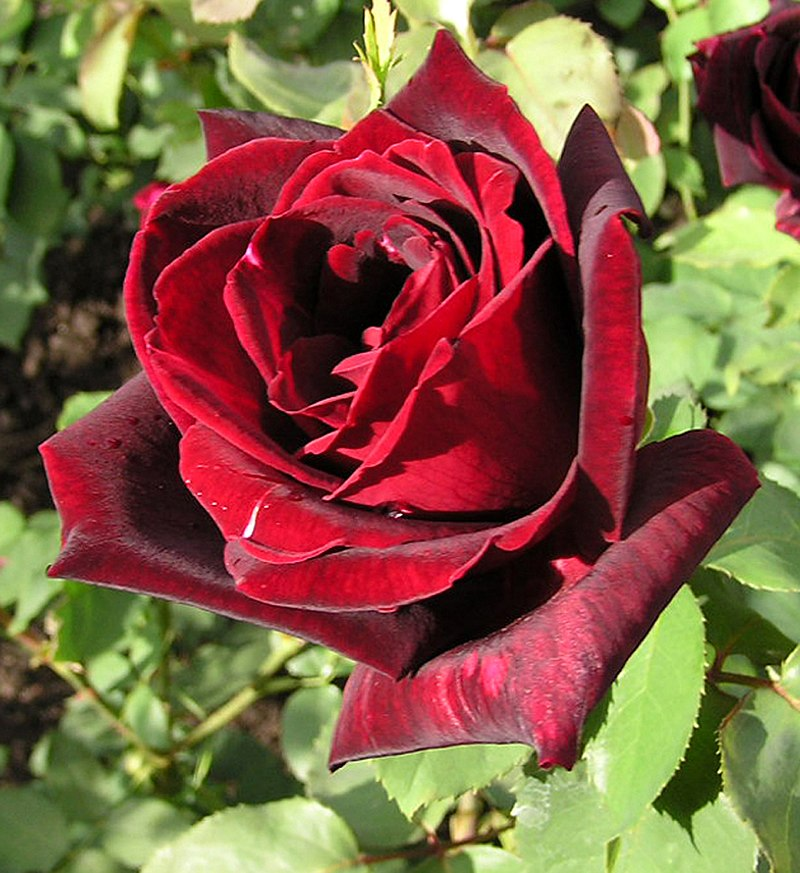
#> input picture 05_acp/rose.jpg, 800 x 873 px
$ jupyter execute tp-acp-image_live-coding.ipynb
#> lines starting #> are read from the running program, lines starting #| are printed output that depends on the picture
[cell 1]
from typing import Sequence

import cv2
import numpy as np
import matplotlib.pyplot as plt

from sklearn.decomposition import PCA

## Préparation générale des données

- (Déposer manuellement une des images récupérées par webscraping ou API dans le même dossier que le notebook ou travailler avec une image déjà présente.)
- Trouver la fonction d'OpenCV (cv2) permettant de charger une image, et l'utiliser pour charger l'image choisie. <br>
- A l'aide de la fonction cvtColor de cv2, convertir l'image vers l'espace COLOR_BGR2RGB.

[cell 2]
img = cv2.cvtColor(cv2.imread("rose.jpg"), cv2.COLOR_BGR2RGB)

- Afficher l'image à l'aide de plt.

[cell 3]
plt.imshow(img)
plt.show()

- Afficher la taille de l'image.

[cell 4]
img.shape
#> Out = (873, 800, 3)

- Séparer ("split") les 3 canaux de couleurs de l'image (bleu, vert, rouge).

[cell 5]
red, green, blue = cv2.split(img)
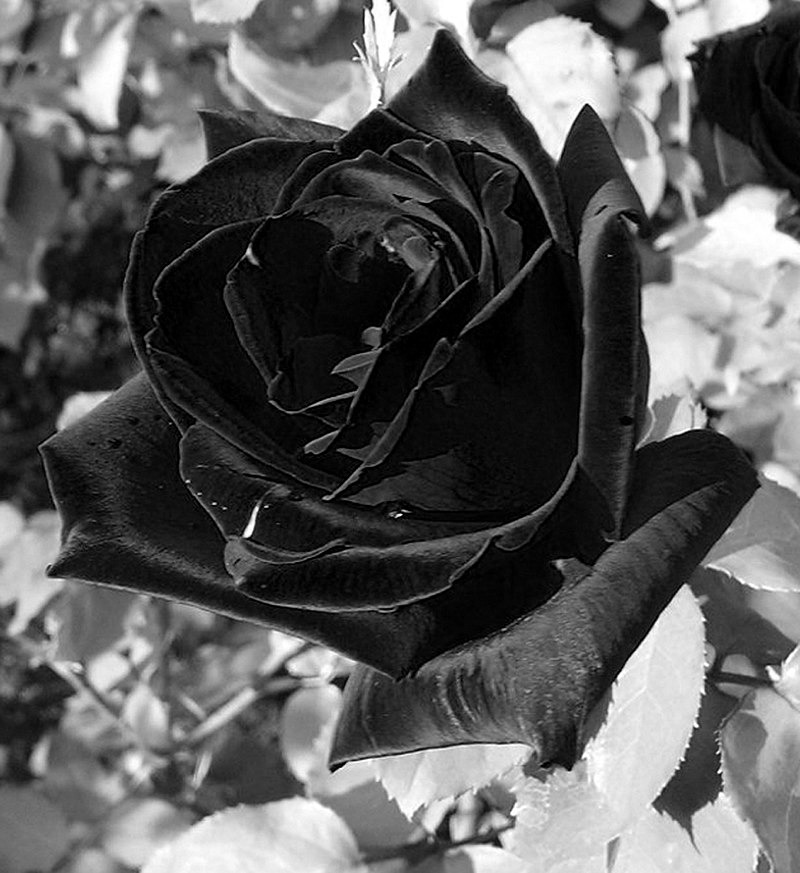
#> green: shape (873, 800); min 0, max 255, mean 90.7

- A l'aide de subplots (plt), afficher les images de chaque canal de couleur. Ajouter à chacune d'elle un titre indiquant la couleur correspondante.

[cell 6]
fig = plt.figure(figsize=(15, 5))
fig.add_subplot(131)
plt.title("Rouge")
plt.imshow(red)
fig.add_subplot(132)
plt.title("Vert")
plt.imshow(green)
fig.add_subplot(133)
plt.title("Bleu")
plt.imshow(blue)
plt.show()

## Préparation spécifique des données

- Afficher les valeurs numériques contenues dans un canal de couleurs. Trouver le minimum et le maximum de ces valeurs.

[cell 7]
print(red.max())
#| 255
print(red.min())
#| 0

- Normaliser les données.

[cell 8]
red_norm = red / 255
green_norm = green / 255
blue_norm = blue / 255

## Première ACP

- Préparer une constante comportant le nombre de composantes de l'ACP (200 pour le moment).

[cell 9]
n_components = 70

- Réaliser 3 ACP distinctes pour chaque canal de couleurs, en fittant sur les données normalisées et en transformant ces mêmes données.

[cell 10]
pca_r = PCA(n_components=n_components)
tr_r = pca_r.fit_transform(red_norm)
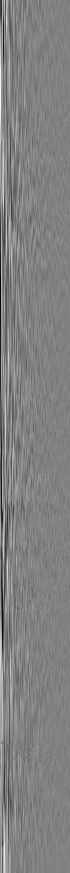
#> tr_r: shape (873, 70) float64; min -6.15, max 5.97, mean -5.21e-17; drawn with min black and max white

pca_g = PCA(n_components=n_components)
tr_g = pca_g.fit_transform(green_norm)

pca_b = PCA(n_components=n_components)
tr_b = pca_b.fit_transform(blue_norm)
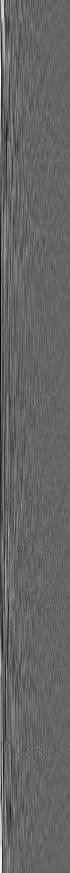
#> tr_b: shape (873, 70) float64; min -3.78, max 5.71, mean -6.43e-16; drawn with min black and max white

- Vérifier la taille des matrices ainsi obtenues et les comparer avec les tailles initiales.

[cell 11]
print(tr_b.shape)
#| (873, 70)

- Représenter les ratios de variance expliquée (inertie) en pourcentage. Représenter également le pourcentage cumulé.

[cell 12]
pca_r.explained_variance_ratio_

[cell 13]
def add_subplot(
    x: Sequence[int],
    fitted_pca: PCA,
    subplot_position: int,
    channel_name: str,
) -> None:

    explained_variances: Sequence[float] = 100 * fitted_pca.explained_variance_ratio_
    fig.add_subplot(subplot_position)
    plt.title(f"Canal {channel_name}")
    plt.ylabel("Pourcentage d'inertie")
    plt.xlabel("Rang de l'axe d'inertie")
    plt.bar(x, explained_variances)
    plt.plot(x, explained_variances.cumsum(), c="red", marker='o')

[cell 14]
x = list(range(1, n_components + 1))
fig = plt.figure(figsize = (15, 6))

add_subplot(
    x=x,
    fitted_pca=pca_r,
    subplot_position=131,
    channel_name="rouge",
)

add_subplot(
    x=x,
    fitted_pca=pca_g,
    subplot_position=132,
    channel_name="vert",
)

add_subplot(
    x=x,
    fitted_pca=pca_b,
    subplot_position=133,
    channel_name="bleu",
)

plt.show()
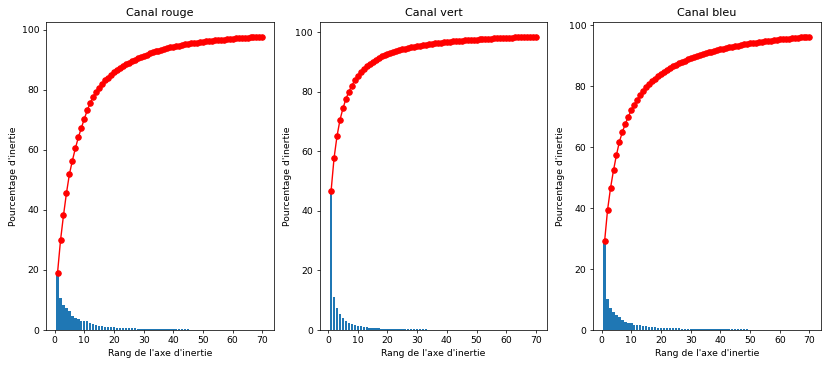
#> figure drawn by matplotlib, 3 panels; panel 1: tallest bar 19.07 high, from x = 0.6 to 1.4; panel 1: curve peaks at x = 70, y = 97.7; panel 2: tallest bar 46.62 high, from x = 0.6 to 1.4; panel 2: curve peaks at x = 70, y = 98.45

- Afficher le taux de variance totale expliquée par les n_components premières composantes de l'ACP pour chaque canal de couleur.

[cell 15]
print(sum(pca_r.explained_variance_ratio_))
print(sum(pca_g.explained_variance_ratio_))
print(sum(pca_b.explained_variance_ratio_))

### Reconstruction de l'image réduite

- Reconstruire les tableaux numpy des différents canaux à partir des transformées inverses des ACP. Afficher les tailles des objets obtenus.

[cell 16]
r_array = pca_r.inverse_transform(tr_r)
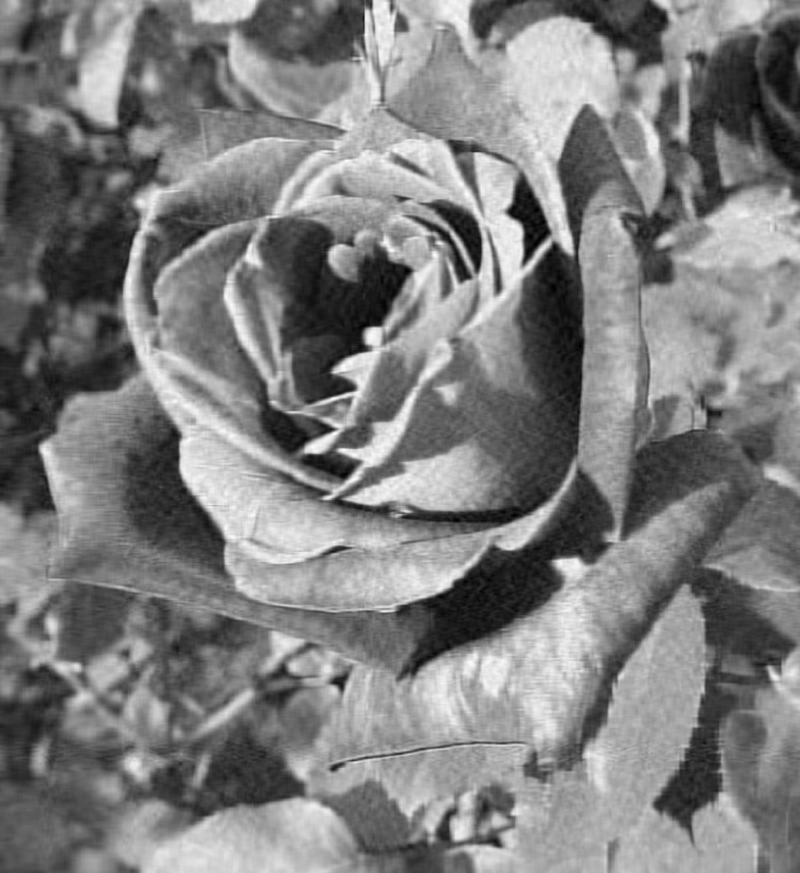
#> r_array: shape (873, 800) float64; min -0.0817, max 1.1, mean 0.503; drawn with min black and max white
g_array = pca_g.inverse_transform(tr_g)
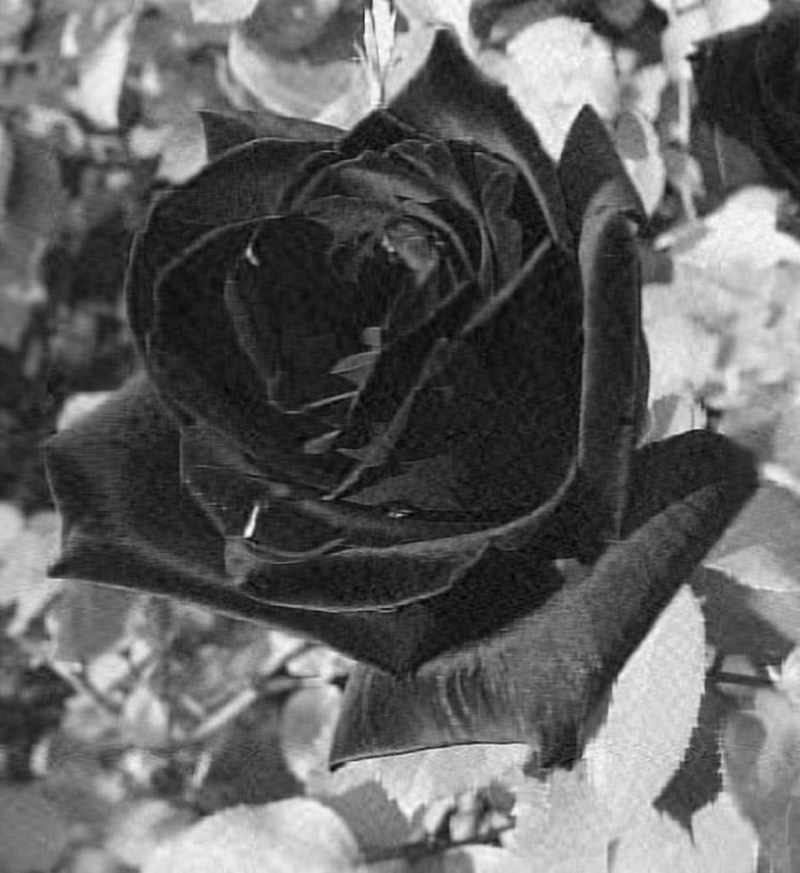
#> g_array: shape (873, 800) float64; min -0.102, max 1.07, mean 0.356; drawn with min black and max white
b_array = pca_b.inverse_transform(tr_b)
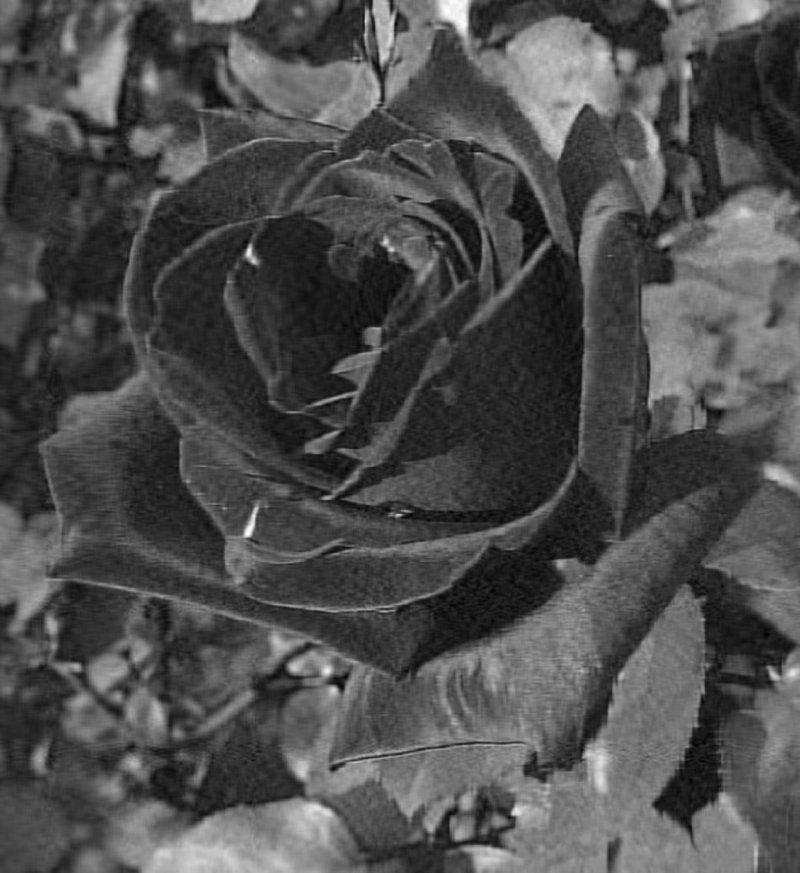
#> b_array: shape (873, 800) float64; min -0.1, max 1.06, mean 0.255; drawn with min black and max white

- Reconstruire le tableau numpy de l'image globale à l'aide de la fonction merge de cv2.

[cell 17]
reduced_img = cv2.merge((r_array, g_array, b_array))
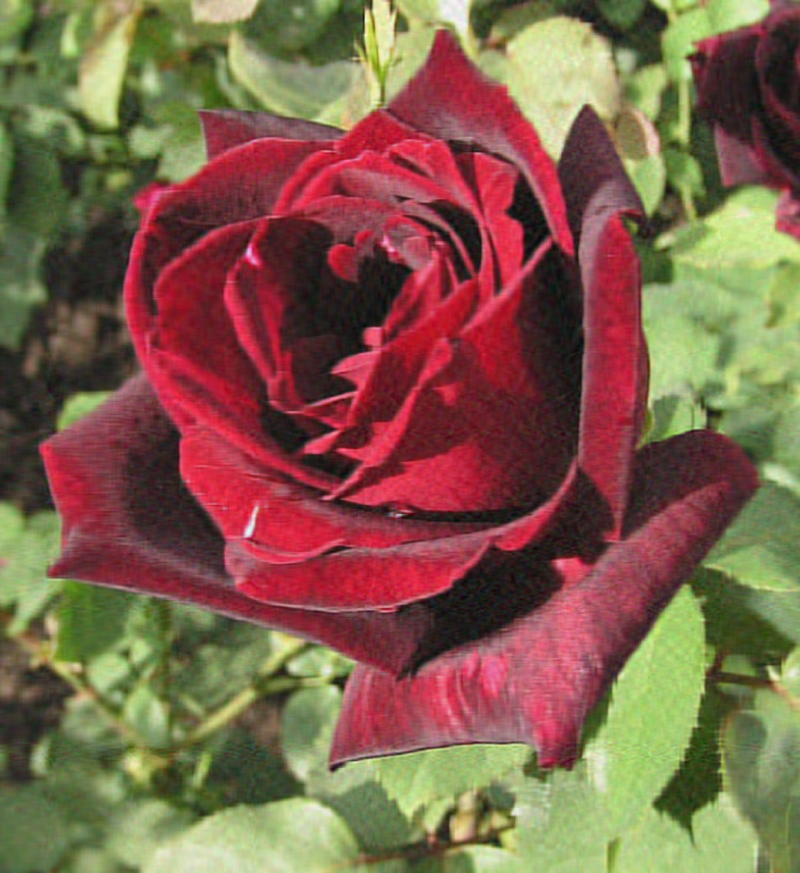
#> reduced_img: shape (873, 800, 3) float64; mean R, G, B 0.503, 0.356, 0.255; drawn with min black and max white
print(reduced_img.shape)
#| (873, 800, 3)
plt.imshow(reduced_img)
plt.show()

- Afficher côte à côte l'image initiale et l'image réduite.

[cell 18]
fig = plt.figure(figsize=(15, 5))
fig.add_subplot(121)
plt.title("Image originale")
plt.imshow(img)
fig.add_subplot(122)
plt.title("Image réduite")
plt.imshow(reduced_img)
plt.show()

$ run again, with 05_acp/reticulated_python.jpg copied over 05_acp/rose.jpg
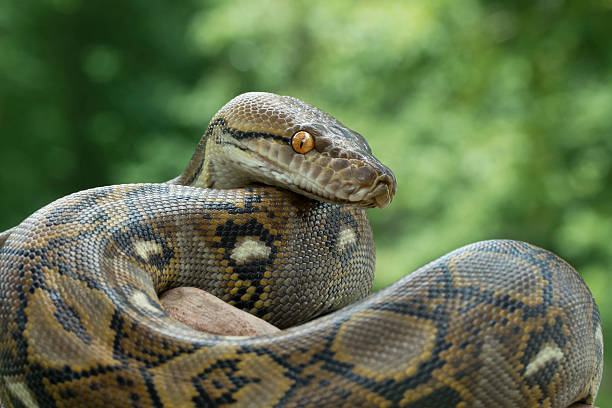
#> input picture 05_acp/reticulated_python.jpg, 612 x 408 px
#| 255
#| 0
#| (408, 70)
#> `b_array = pca_b.inverse_transform(tr_b)`:
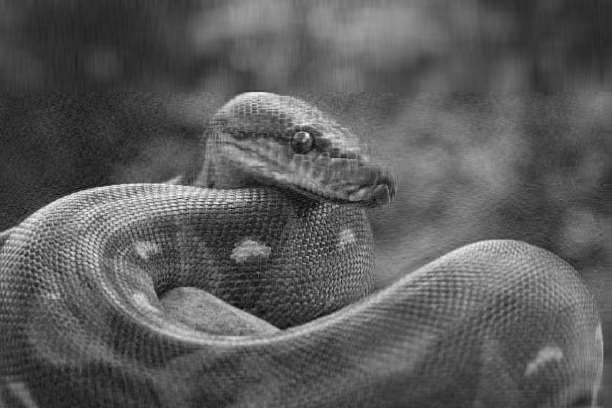
#> b_array: shape (408, 612) float64; min -0.141, max 1.08, mean 0.298; drawn with min black and max white
#> `reduced_img = cv2.merge((r_array, g_array, b_array))`:
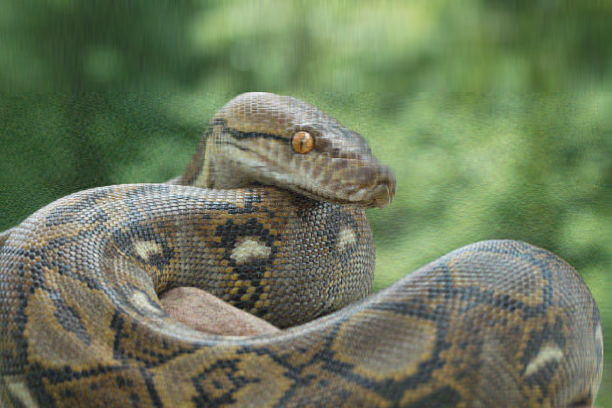
#> reduced_img: shape (408, 612, 3) float64; mean R, G, B 0.375, 0.436, 0.298; drawn with min black and max white
#| (408, 612, 3)

$ run again, with 05_acp/python_dall-e.png saved as 05_acp/rose.jpg
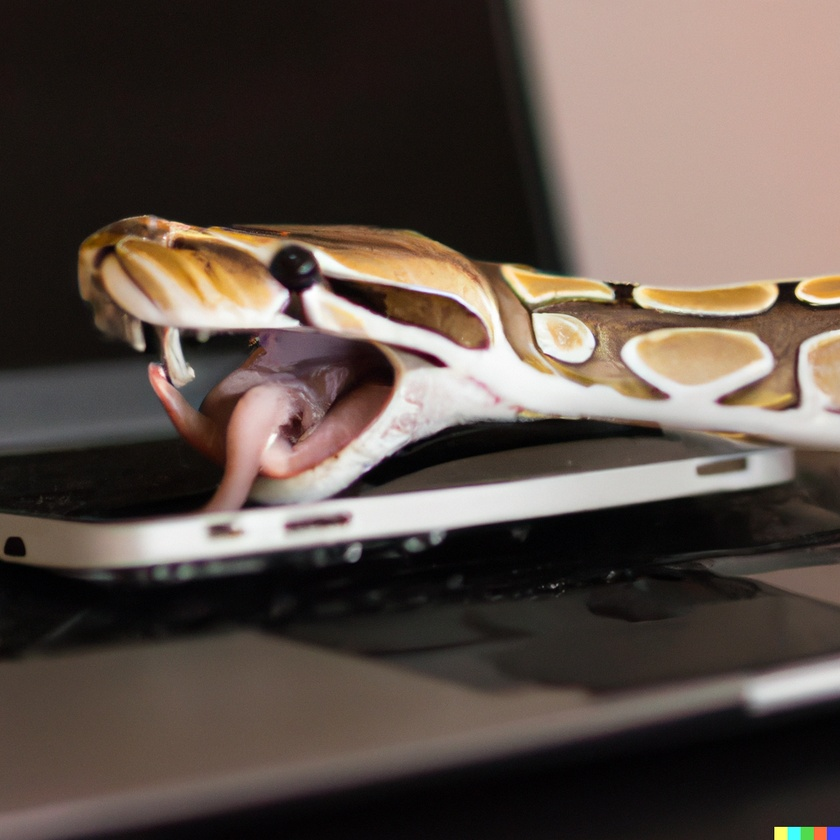
#> input picture 05_acp/python_dall-e.png, 840 x 840 px, shrunk from 1024 x 1024 before the run
#| 255
#| 0
#> `tr_b = pca_b.fit_transform(blue_norm)`:
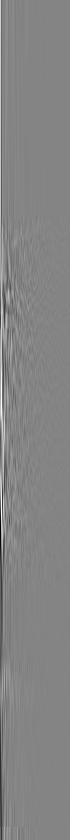
#> tr_b: shape (840, 70) float64; min -9.5, max 8.79, mean -4.93e-16; drawn with min black and max white
#| (840, 70)
#> `plt.show()`:
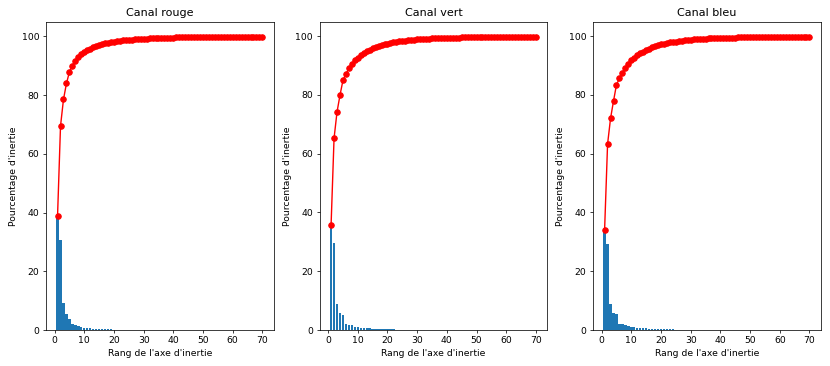
#> figure drawn by matplotlib, 3 panels; panel 1: tallest bar 38.84 high, from x = 0.6 to 1.4; panel 1: curve peaks at x = 70, y = 99.87; panel 2: tallest bar 35.71 high, from x = 0.6 to 1.4; panel 2: curve peaks at x = 70, y = 99.84
#| (840, 840, 3)
